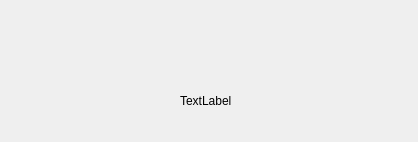
<?xml version="1.0" encoding="UTF-8"?>
<ui version="4.0">
 <class>CommandPullWidget</class>
 <widget class="QWidget" name="CommandPullWidget">
  <property name="geometry">
   <rect>
    <x>0</x>
    <y>0</y>
    <width>418</width>
    <height>142</height>
   </rect>
  </property>
  <property name="windowTitle">
   <string>Form</string>
  </property>
  <widget class="QLabel" name="labelStatus">
   <property name="geometry">
    <rect>
     <x>180</x>
     <y>70</y>
     <width>151</width>
     <height>61</height>
    </rect>
   </property>
   <property name="text">
    <string>TextLabel</string>
   </property>
  </widget>
 </widget>
 <resources/>
 <connections/>
</ui>
